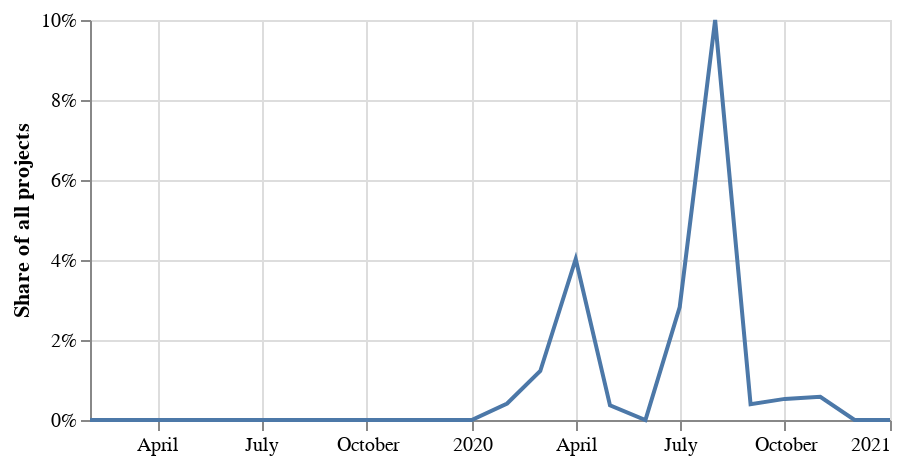

This figure's notebook cell:
### Code cell
cord_proj_df['month_year'] = pd.to_datetime([datetime.date(x.year,x.month,1) for x in cord_proj_df['created']])
cord_trend = (cord_proj_df
              .loc[(cord_proj_df['month_year']>'2019-01-01')&(cord_proj_df['month_year']<'2021-01-06')]
              .groupby(['month_year','is_covid'])
              .size()
              .reset_index()
              .pivot_table(index='month_year',columns='is_covid',values=0)
              .fillna(0)
              .assign(share = lambda df: df[True]/df.sum(axis=1))['share']
              .reset_index(drop=False))

tr = (alt.Chart(cord_trend)
      .mark_line()
      .encode(x=alt.X('month_year',title=None),
             y=alt.Y('share',axis=alt.Axis(format='%'),title='Share of all projects'))
     ).properties(height=200,width=400)

save_altair(tr,'trend',driver=driver)
tr

### Figure 1 — Vega-Lite specification as saved in the notebook (floating-point values rounded to 4 significant figures)
{"config": {"view": {"continuousWidth": 400, "continuousHeight": 300}}, "data": {"name": "data-7c55400a8281782370a7be434eef2569"}, "mark": "line", "encoding": {"x": {"type": "temporal", "field": "month_year", "title": null}, "y": {"type": "quantitative", "axis": {"format": "%"}, "field": "share", "title": "Share of all projects"}}, "height": 200, "width": 400, "$schema": "https://vega.github.io/schema/vega-lite/v4.8.1.json", "datasets": {"data-7c55400a8281782370a7be434eef2569": [{"month_year": "2019-02-01T00:00:00", "share": 0.0}, {"month_year": "2019-03-01T00:00:00", "share": 0.0}, {"month_year": "2019-04-01T00:00:00", "share": 0.0}, {"month_year": "2019-05-01T00:00:00", "share": 0.0}, {"month_year": "2019-06-01T00:00:00", "share": 0.0}, {"month_year": "2019-07-01T00:00:00", "share": 0.0}, {"month_year": "2019-08-01T00:00:00", "share": 0.0}, {"month_year": "2019-09-01T00:00:00", "share": 0.0}, {"month_year": "2019-10-01T00:00:00", "share": 0.0}, {"month_year": "2019-11-01T00:00:00", "share": 0.0}, {"month_year": "2019-12-01T00:00:00", "share": 0.0}, {"month_year": "2020-01-01T00:00:00", "share": 0.0}, {"month_year": "2020-02-01T00:00:00", "share": 0.004115}, {"month_year": "2020-03-01T00:00:00", "share": 0.01224}, {"month_year": "2020-04-01T00:00:00", "share": 0.04025}, {"month_year": "2020-05-01T00:00:00", "share": 0.00365}, {"month_year": "2020-06-01T00:00:00", "share": 0.0}, {"month_year": "2020-07-01T00:00:00", "share": 0.02823}, {"month_year": "2020-08-01T00:00:00", "share": 0.1}, {"month_year": "2020-09-01T00:00:00", "share": 0.003947}, {"month_year": "2020-10-01T00:00:00", "share": 0.005277}, {"month_year": "2020-11-01T00:00:00", "share": 0.005814}, {"month_year": "2020-12-01T00:00:00", "share": 0.0}, {"month_year": "2021-01-01T00:00:00", "share": 0.0}]}}
